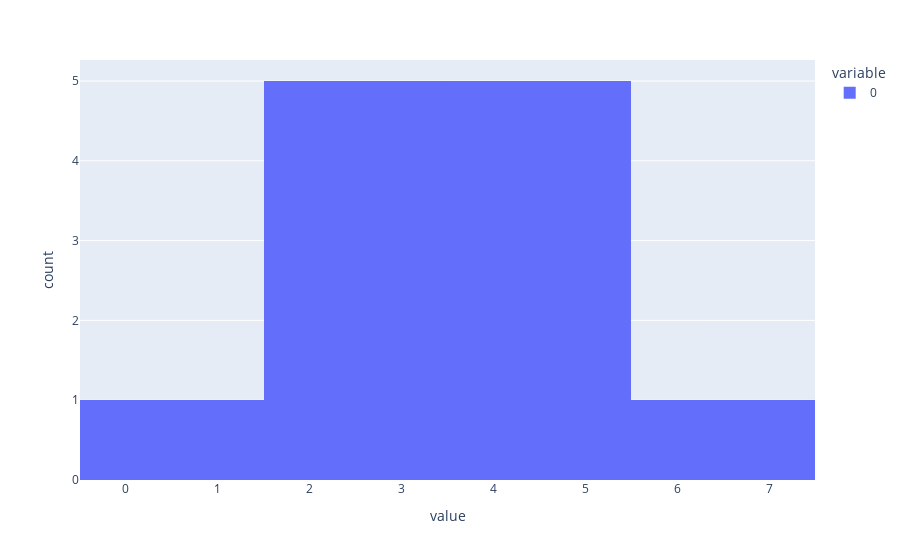

Source (notebook cell):
### Code cell
pl.histogram([1,2,3,4,4,3,2,3,4,5,6,5])

### Figure 1 — Plotly figure (JSON) as saved in the notebook; plotly's stock layout.template omitted (floating-point values rounded to 4 significant figures)
{"data": [{"alignmentgroup": "True", "bingroup": "x", "hovertemplate": "variable=0<br>value=%{x}<br>count=%{y}<extra></extra>", "legendgroup": "0", "marker": {"color": "#636efa", "pattern": {"shape": ""}}, "name": "0", "offsetgroup": "0", "orientation": "v", "showlegend": true, "type": "histogram", "x": [1, 2, 3, 4, 4, 3, 2, 3, 4, 5, 6, 5], "xaxis": "x", "yaxis": "y"}], "layout": {"barmode": "relative", "legend": {"title": {"text": "variable"}, "tracegroupgap": 0}, "margin": {"t": 60}, "xaxis": {"anchor": "y", "domain": [0, 1], "title": {"text": "value"}}, "yaxis": {"anchor": "x", "domain": [0, 1], "title": {"text": "count"}}}}
